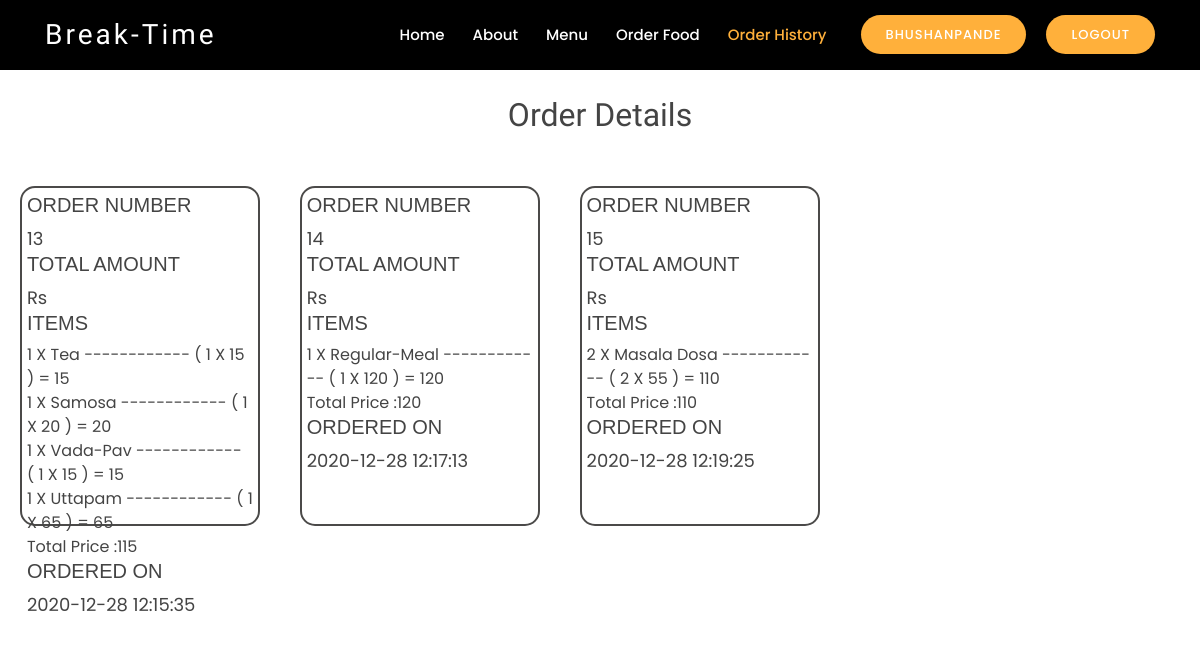
Page /order_history.php (signed in) on the earlier database version.
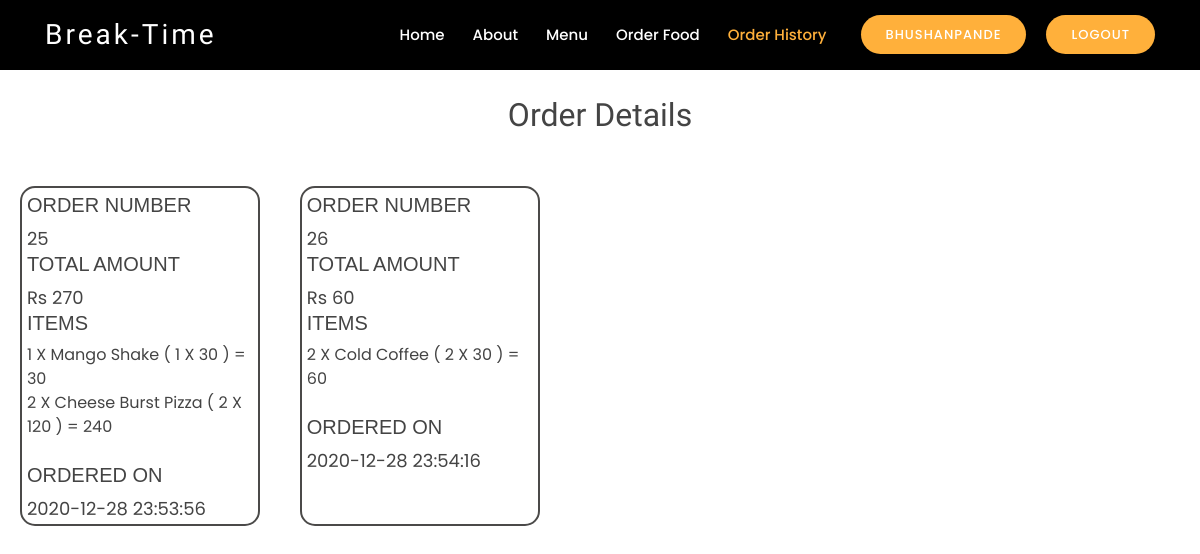
Same page on the later database version.
### tables this page shows
CREATE TABLE `order_history` (
  `order_id` int(11) NOT NULL,
  `username` varchar(20) NOT NULL,
  `order_detail` varchar(1000) NOT NULL,
  `date` datetime NOT NULL DEFAULT current_timestamp(),
  `total_price` int(11) NOT NULL,
  `status` varchar(30) NOT NULL DEFAULT 'PENDING'
);

### order_history.php (the view, shortened to what this page needs)
<?php
$xyz="Login/Register";
if(isset($_SESSION['uname']))
{   $xyz=($_SESSION['uname']);
}
else{
	echo "<script> location.href='login.php'</script>";
}
$db = new DbConnect();
$con = $db->connect();
?>
<!DOCTYPE html>
<html lang="en">
<head>
  <link href="assets/vendor/bootstrap/css/bootstrap.min.css" rel="stylesheet">
  <link href="assets/vendor/icofont/icofont.min.css" rel="stylesheet">
  <link href="assets/vendor/boxicons/css/boxicons.min.css" rel="stylesheet">
  <link href="assets/vendor/animate.css/animate.min.css" rel="stylesheet">
  <link href="assets/vendor/venobox/venobox.css" rel="stylesheet">
  <link href="assets/vendor/owl.carousel/assets/owl.carousel.min.css" rel="stylesheet">
  <link href="assets/css/style.css" rel="stylesheet">
</head>
<body>
  <header style="background: black;" id="header" class="fixed-top d-flex align-items-center header-transparent">
    <div class="container d-flex align-items-center">
      <div class="logo mr-auto">
        <h1 class="text-light"><a href="index.php"><span>Break-Time</span></a></h1>
      </div>
      <nav class="nav-menu d-none d-lg-block">
        <ul>
          <li ><a href="index.php">Home</a></li>
          <li><a href="#about">About</a></li>
          <li><a href="menu.php">Menu</a></li>
          <li ><a href="order.php">Order Food</a></li>
          <li class="active"><a href="order_history.php">Order History</a></li>
          <li class="book-a-table text-center"><a href="login.php"><?php echo $xyz?></a></li>
          <?php
          if(isset($_SESSION['uname']))
          {
             echo "<li class=\"book-a-table text-center\"><a href=\"index.php?logout=true\">Logout</a></li>";
          }
          ?>
        </ul>
      </nav>
    </div>
  </header>
  <br>
  <br>
  <br>
  <br>
  <h2 style="text-align:center ;">Order Details</h2>
  <br>
  <div id = "boxes" style="margin-bottom:30px; height:auto;">
      <?php
      $uname=$_SESSION['uname'];
      $sql="SELECT * FROM `order_history` WHERE `username`='$uname';";
      $result= mysqli_query($con,$sql);
      while($row=mysqli_fetch_assoc($result)){
          template($row['order_id'],$row['total_price'],$row['order_detail'],$row['date']);
      }
      function template($order_id,$total_amt,$ing,$date){
        echo "  <div id = \"leftbox\">
       <div>
            <h5 style=\"font-family: Verdana, Geneva, Tahoma, sans-serif;\">ORDER NUMBER</h5>
            <span style=\"font-size: large;\">$order_id</span>
            <br>
            <h5 style=\"font-family: Verdana, Geneva, Tahoma, sans-serif;\">TOTAL AMOUNT</h5>
            <span style=\"font-size: large;\">Rs $total_amt</span>
            <br>
            <h5 style=\"font-family: Verdana, Geneva, Tahoma, sans-serif;\">ITEMS</h5>
            <span style=\font-size: large;\">$ing</span>
            <br>
            <h5 style=\"font-family: Verdana, Geneva, Tahoma, sans-serif;\">ORDERED ON</h5>
            <span style=\"font-size: large;\">$date</span>
            <br>
        </div>
    </div> ";
      }
      ?>
</div>
<br> <br> <br> <br> <br> <br> <br> <br> <br> <br> <br> <br> <br> <br> <br> <br> <br>
<br>
</body>
</html>

### assets/css/style.css (style rules this page uses)
body { font-family: "Poppins", sans-serif; color: #444444; }
a { color: #ffb03b; }
h1, h2, h3, h4, h5, h6 { font-family: "Satisfy", sans-serif; }
#header { height: 70px; z-index: 997; transition: all 0.5s; padding: 10px 0; background: rgba(26, 24, 22, 0.85); }
#header.header-transparent { background: transparent; }
#header .logo h1 { font-size: 28px; margin: 0; line-height: 1; font-weight: 400; letter-spacing: 3px; }
#header .logo h1 a, #header .logo h1 a:hover { color: #fff; text-decoration: none; }
.nav-menu, .nav-menu * { margin: 0; padding: 0; list-style: none; }
.nav-menu > ul > li { position: relative; white-space: nowrap; float: left; }
.nav-menu a { display: block; position: relative; color: white; padding: 9px 14px; transition: 0.3s; font-size: 15px; font-weight: 500; font-family: "Poppins", sans-serif; }
.nav-menu a:hover, .nav-menu .active > a, .nav-menu li:hover > a { color: #ffb03b; text-decoration: none; }
.nav-menu .book-a-table a { background: #ffb03b; color: #fff; border-radius: 50px; margin: 0 0 0 20px; padding: 10px 25px; text-transform: uppercase; font-size: 13px; font-weight: 500; letter-spacing: 1px; transition: 0.3s; }
.mobile-nav { position: fixed; top: 55px; right: 15px; bottom: 15px; left: 15px; z-index: 9999; overflow-y: auto; background: #fff; transition: ease-in-out 0.2s; opacity: 0; visibility: hidden; border-radius: 10px; padding: 10px 0; }
.mobile-nav * { margin: 0; padding: 0; list-style: none; }
.mobile-nav a { display: block; position: relative; color: #433f39; padding: 10px 20px; font-weight: 500; outline: none; }
.mobile-nav a:hover, .mobile-nav .active > a, .mobile-nav li:hover > a { color: #ffb03b; text-decoration: none; }
.mobile-nav .book-a-table a { background: #ffb03b; color: #fff; border-radius: 50px; margin: 0 0 0 20px; padding: 10px 25px; text-transform: uppercase; font-size: 13px; font-weight: 500; letter-spacing: 1px; transition: 0.3s; display: inline-block; }
#leftbox { float:left; background:rgb(255, 255, 255); width:20%; height:340px; padding: 5px; margin: 1.66%; text-align: left; border-radius: 15px; border-color: #4b4a49; border-style: solid; border-width: 2px; }

Differences in the rows shown:
removed order_history: order_id "13", order_detail "1 X Tea ------------ ( 1 X 15 ) = 15 1 X Samosa ------------ ( 1 X 20 ) = 20 1 X Vada-Pav ------------ ( 1 X 15 ) = 15 1 X Uttapam ------------ ( 1 X 65 ) = 65 Total Price :115", date "2020-12-28 12:15:35"
removed order_history: order_id "14", order_detail "1 X Regular-Meal ------------ ( 1 X 120 ) = 120 Total Price :120", date "2020-12-28 12:17:13"
removed order_history: order_id "15", order_detail "2 X Masala Dosa ------------ ( 2 X 55 ) = 110 Total Price :110", date "2020-12-28 12:19:25"
added order_history: order_id "25", total_price "270", order_detail "1 X Mango Shake ( 1 X 30 ) = 30 2 X Cheese Burst Pizza ( 2 X 120 ) = 240", date "2020-12-28 23:53:56"
added order_history: order_id "26", total_price "60", order_detail "2 X Cold Coffee ( 2 X 30 ) = 60", date "2020-12-28 23:54:16"
